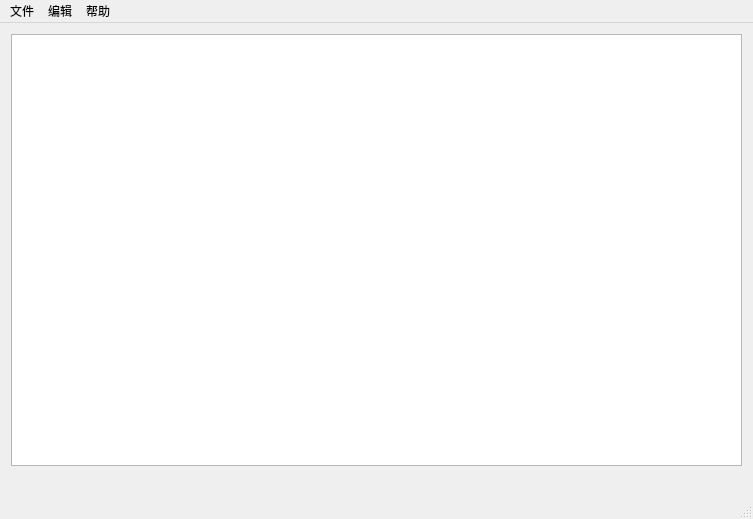
<?xml version="1.0" encoding="UTF-8"?>
<ui version="4.0">
 <class>MainWindow</class>
 <widget class="QMainWindow" name="MainWindow">
  <property name="geometry">
   <rect>
    <x>0</x>
    <y>0</y>
    <width>753</width>
    <height>519</height>
   </rect>
  </property>
  <property name="windowTitle">
   <string>MEditor</string>
  </property>
  <widget class="QWidget" name="centralWidget">
   <layout class="QGridLayout" name="gridLayout">
    <item row="0" column="0">
     <widget class="QTextEdit" name="textEdit"/>
    </item>
    <item row="1" column="0">
     <widget class="QLabel" name="LineCountLabel">
      <property name="text">
       <string/>
      </property>
     </widget>
    </item>
   </layout>
  </widget>
  <widget class="QMenuBar" name="menuBar">
   <property name="geometry">
    <rect>
     <x>0</x>
     <y>0</y>
     <width>753</width>
     <height>21</height>
    </rect>
   </property>
   <widget class="QMenu" name="menuF">
    <property name="title">
     <string>文件</string>
    </property>
    <addaction name="actionNew"/>
    <addaction name="actionOpen"/>
    <addaction name="separator"/>
    <addaction name="actionSave"/>
    <addaction name="actionSaveAs"/>
    <addaction name="separator"/>
    <addaction name="actionExit"/>
   </widget>
   <widget class="QMenu" name="menuE">
    <property name="title">
     <string>编辑</string>
    </property>
    <addaction name="actionUndo"/>
    <addaction name="actionRedo"/>
    <addaction name="separator"/>
    <addaction name="actionCopy"/>
    <addaction name="actionCut"/>
    <addaction name="actionPaste"/>
    <addaction name="separator"/>
    <addaction name="actionFind"/>
   </widget>
   <widget class="QMenu" name="menuH">
    <property name="title">
     <string>帮助</string>
    </property>
    <addaction name="actionAbout"/>
   </widget>
   <addaction name="menuF"/>
   <addaction name="menuE"/>
   <addaction name="menuH"/>
  </widget>
  <widget class="QStatusBar" name="statusBar"/>
  <action name="actionNew">
   <property name="text">
    <string>新建文件</string>
   </property>
   <property name="toolTip">
    <string>新建文件</string>
   </property>
   <property name="shortcut">
    <string>Ctrl+N</string>
   </property>
  </action>
  <action name="actionOpen">
   <property name="text">
    <string>打开文件</string>
   </property>
   <property name="toolTip">
    <string>打开文件</string>
   </property>
   <property name="shortcut">
    <string>Ctrl+O</string>
   </property>
  </action>
  <action name="actionSave">
   <property name="text">
    <string>保存</string>
   </property>
   <property name="toolTip">
    <string>保存</string>
   </property>
   <property name="shortcut">
    <string>Ctrl+S</string>
   </property>
  </action>
  <action name="actionSaveAs">
   <property name="text">
    <string>另存为</string>
   </property>
   <property name="toolTip">
    <string>另存为</string>
   </property>
  </action>
  <action name="actionExit">
   <property name="text">
    <string>退出</string>
   </property>
   <property name="toolTip">
    <string>退出</string>
   </property>
  </action>
  <action name="actionUndo">
   <property name="text">
    <string>撤销</string>
   </property>
   <property name="toolTip">
    <string>撤销操作</string>
   </property>
   <property name="shortcut">
    <string>Ctrl+Z</string>
   </property>
  </action>
  <action name="actionRedo">
   <property name="text">
    <string>恢复</string>
   </property>
   <property name="toolTip">
    <string>恢复操作</string>
   </property>
   <property name="shortcut">
    <string>Ctrl+Y</string>
   </property>
  </action>
  <action name="actionCut">
   <property name="text">
    <string>剪切</string>
   </property>
   <property name="toolTip">
    <string>剪切选中的文本</string>
   </property>
   <property name="shortcut">
    <string>Ctrl+X</string>
   </property>
  </action>
  <action name="actionCopy">
   <property name="text">
    <string>复制</string>
   </property>
   <property name="toolTip">
    <string>复制选中的文本</string>
   </property>
   <property name="shortcut">
    <string>Ctrl+C</string>
   </property>
  </action>
  <action name="actionPaste">
   <property name="text">
    <string>粘贴</string>
   </property>
   <property name="toolTip">
    <string>粘贴</string>
   </property>
   <property name="shortcut">
    <string>Ctrl+V</string>
   </property>
  </action>
  <action name="actionAbout">
   <property name="text">
    <string>关于</string>
   </property>
   <property name="toolTip">
    <string>关于</string>
   </property>
  </action>
  <action name="actionFind">
   <property name="text">
    <string>查找...</string>
   </property>
   <property name="toolTip">
    <string>查找与替换</string>
   </property>
   <property name="shortcut">
    <string>Ctrl+F</string>
   </property>
  </action>
 </widget>
 <layoutdefault spacing="6" margin="11"/>
 <resources/>
 <connections/>
</ui>
